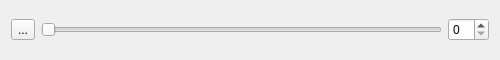
<?xml version="1.0" encoding="UTF-8"?>
<ui version="4.0">
 <class>SpinSlider</class>
 <widget class="QWidget" name="SpinSlider">
  <property name="geometry">
   <rect>
    <x>0</x>
    <y>0</y>
    <width>500</width>
    <height>60</height>
   </rect>
  </property>
  <property name="windowTitle">
   <string>Form</string>
  </property>
  <layout class="QHBoxLayout" name="horizontalLayout">
   <item>
    <widget class="QToolButton" name="toolBtn">
     <property name="text">
      <string>...</string>
     </property>
    </widget>
   </item>
   <item>
    <widget class="QSlider" name="horizontalSlider">
     <property name="orientation">
      <enum>Qt::Horizontal</enum>
     </property>
    </widget>
   </item>
   <item>
    <widget class="QSpinBox" name="spinBox"/>
   </item>
  </layout>
 </widget>
 <resources/>
 <connections/>
</ui>
